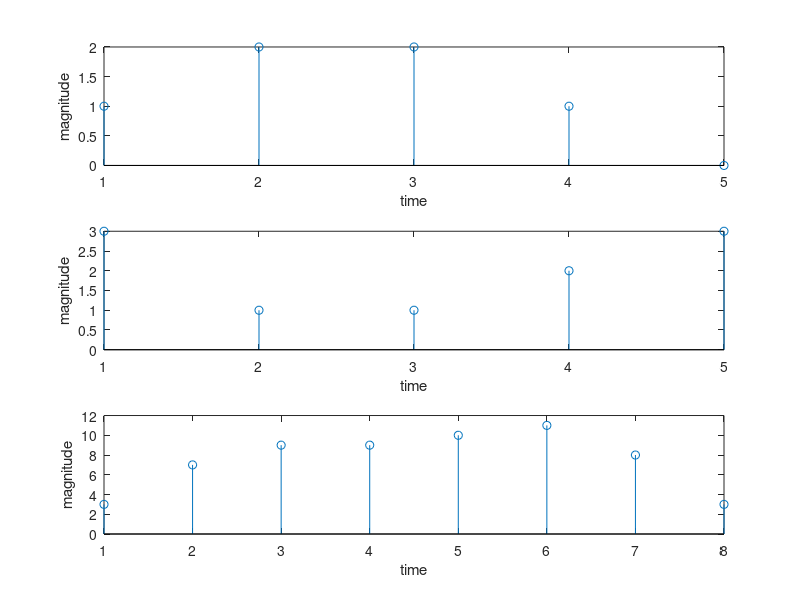

MATLAB code for this plot:
clc;
clear all;
x1=[1 2 2 1];
x2=[3 1 1 2 3];
N1=length(x1);
N2=length(x2);
N=N1+N2-1;

x1= [x1,zeros(1,N2-N1)]

X1=fft(x1,N);
X2=fft(x2,N);

for k=0:N-1
    Y(k+1)=X1(k+1)*X2(k+1)
end
y=ifft(Y,N)

subplot(3,1,1);
stem(x1);
xlabel('time');ylabel('magnitude');

subplot(3,1,2);
stem(x2);
xlabel('time');ylabel('magnitude');

subplot(3,1,3);
stem(y);
xlabel('time');ylabel('magnitude');